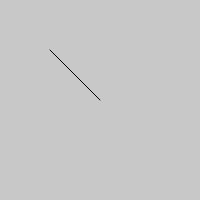
Frame 1 (no input)
Frame 60 (no input): identical to frame 1, image omitted
Frame 120 (the mouse pressed at the canvas centre since frame 60): blank canvas, image omitted

The p5.js sketch that drew this single still picture (run headless with seeded random() and noise() and a simulated clock; from frame 60 on, the mouse is pressed at the canvas centre):

// p5.js sketch
// ── sketch.js
let mouse;
let center;
const width = 200;
const height = 200;

function setup() {
    createCanvas(width,height);
}

function draw() {
    background(200);

    mouse = new createVector(mouseX, mouseY);

    center = new createVector(width / 2, height / 2);

    mouse.sub(center);

    mouse.mult(0.5);
    translate(width / 2, height/2);
    line(0, 0, mouse.x, mouse.y);
}
